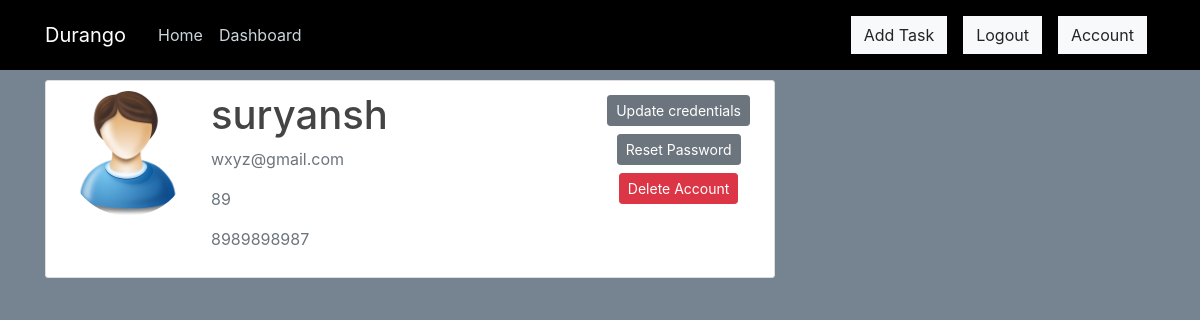
Page /account (signed in) on the committed database.
### durango/models.py (models this page shows, shortened)
class User(db.Model, UserMixin):
    id=db.Column(db.Integer, primary_key=True)
    username=db.Column(db.String(20),unique=True, nullable=False)
    email=db.Column(db.String(100),unique=True, nullable=False)
    instituteId=db.Column(db.String(20), unique=True, nullable=False)
    mobileNum=db.Column(db.String(10), unique=True, nullable=False)
    image_file=db.Column(db.String(20),nullable=False,default='user.png')
    password=db.Column(db.String(50),nullable=False)
    app_password=db.Column(db.String(50),nullable=True)
    tasks=db.relationship('Task',backref='author',lazy=True)

### durango/routes.py (the view)
@app.route("/account")
@login_required
def account():
    image_file=url_for('static',filename='profile_pics/' + current_user.image_file)
    return render_template('account.html',title='Account',image_file=image_file)

### durango/models.py (called while the page is built)
@login_manager.user_loader
def load_user(user_id):
    return User.query.get(int(user_id)) #getting user by id

### durango/templates/account.html (shortened to what this page needs)
{%extends "layout.html" %}
{% block content %}
 <div class="content-section" >
 	<div class="media">
 		<img class="rounded-circle account-img"  src="{{image_file}}">
 		<div class="media-body">
 			<h2 class="account-heading">{{current_user.username}}</h2>
 			<p class="text-secondary">{{current_user.email}}</p>
 			<p class="text-secondary">{{current_user.instituteId}}</p>
 			<p class="text-secondary">{{current_user.mobileNum}}</p>
 		</div>
 	<div style="text-align: center;">
 		<div>
            <a class="btn btn-secondary btn-sm m-1" href="{{url_for('update_account')}}"> Update credentials</a>
        </div>
        <div>
            <a class="btn btn-secondary btn-sm m-1" href="{{url_for('reset_initiate')}}"> Reset Password</a>
        </div>
        <div>
            <button type="button" class="btn btn-danger btn-sm m-1" data-toggle="modal" data-target="#deleteModal" > Delete Account</button>
        </div>
    </div>
 	</div>
 </div>
{% endblock %}

### durango/templates/layout.html (shortened to what this page needs)
<!DOCTYPE html>
<html>
<head>
    <link rel="stylesheet" href="https://stackpath.bootstrapcdn.com/bootstrap/4.1.3/css/bootstrap.min.css">
    <link rel="stylesheet" type="text/css"  href="{{url_for('static', filename='main.css')}}">
   <link rel="stylesheet" media="all" href="https://cdnjs.cloudflare.com/ajax/libs/authy-form-helpers/2.3/form.authy.min.css" data-turbolinks-track="reload" />
</head>
<body>
	<header class="site-header">
	  <nav class="navbar navbar-expand-md navbar-dark bg-steel fixed-top">
	    <div class="container">
	      <a class="navbar-brand mr-4 ml-20" href="/">Durango</a>
	      <div class="collapse navbar-collapse" id="navbarToggle">
	        <div class="navbar-nav mr-auto">
	          <a class="nav-item nav-link" href="/" onMouseOver="this.style.btn='white'">Home</a>
	          <a class="nav-item nav-link" href="/dashboard">Dashboard</a>
	        </div>
          <div class="navbar-nav">
          {%if current_user.is_authenticated%}
          <a class="nav-item nav-link" href="/task/new"><button type="button" class="btn btn-light"  style="border-radius: 0">Add Task</button></a>
          <a class="nav-item nav-link" href="/logout"><button type="button" class="btn btn-light"  style="border-radius: 0">Logout</button></a>
          <a class="nav-item nav-link" href="/account"><button type="button" class="btn btn-light"  style="border-radius: 0">Account</button></a>
          {%else%}
	        <a class="nav-item nav-link" href="/login"><button type="button" class="btn btn-light"  style="border-radius: 0">Login</button></a>
	        <a class="nav-item nav-link" href="/register"><button type="button" class="btn btn-light"  style="border-radius: 0">Register</button></a>
	         {%endif%}
          </div>
	      </div>
	    </div>
	  </nav>
	</header>
	<main role="main" class="container">
  <div class="row">
    <div class="col-md-8">
      {% block content %}{% endblock %}
      </div>
    </div>
</main>
</body>
</html>

### durango/static/main.css (style rules this page uses)
body { background: #768492; color: #333333; margin-top: 5rem; }
h1,h2, h3, h4, h5, h6 { color: #444444; }
.bg-steel { background-color: #000000; }
.site-header .navbar-nav .nav-link { color: #cbd5db; }
.content-section { background: #ffffff; padding: 10.1px 20px; border: 1px solid #dddddd; border-radius: 3px; margin-bottom: 20px; }
.account-img { height: 125px; width: 125px; margin-right: 20px; margin-bottom: 16px; }
.account-heading { font-size: 2.5rem; }

### rows in the picture
User: username "suryansh", email "wxyz@gmail.com", instituteId "89", mobileNum "8989898987"
